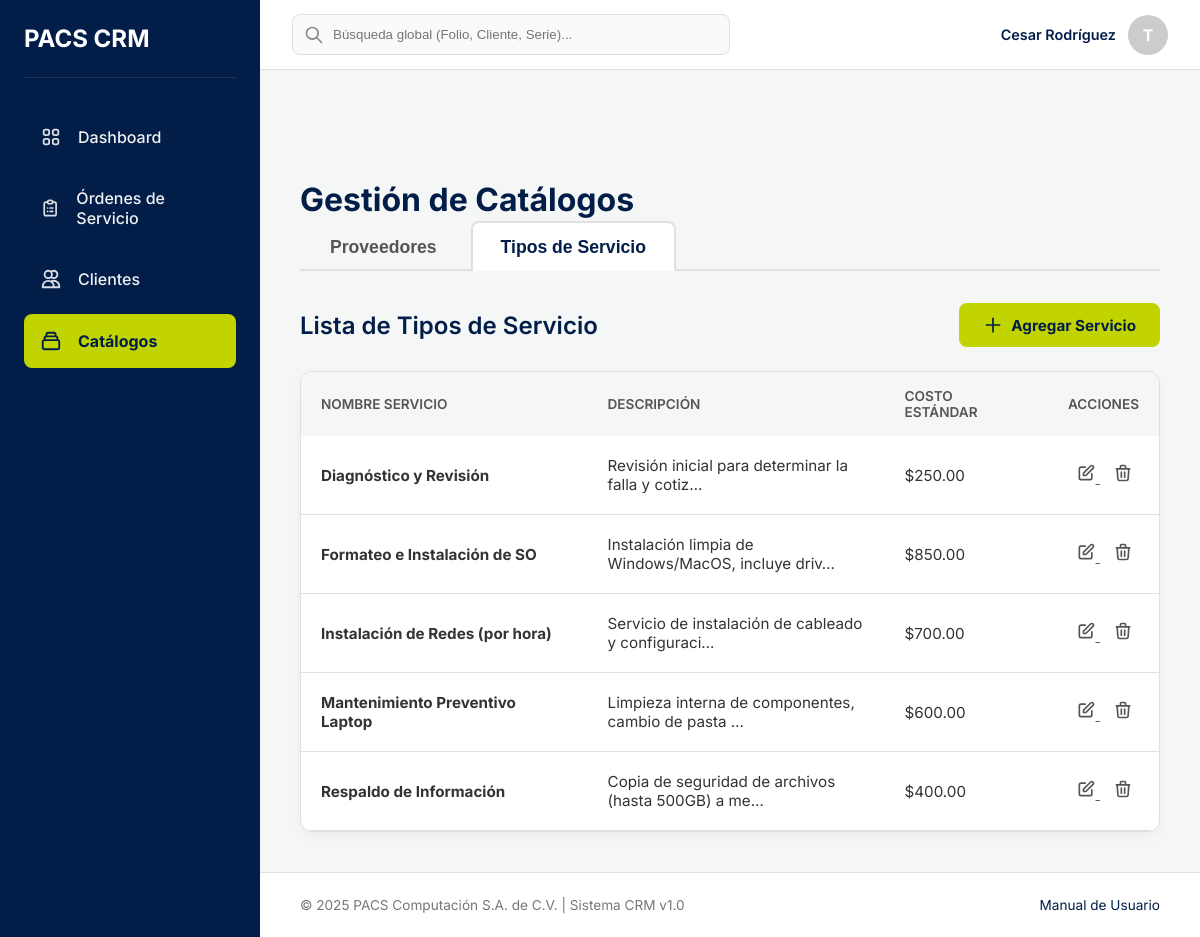
Page /catalogos/?tab=servicios (signed in) on the earlier database version.
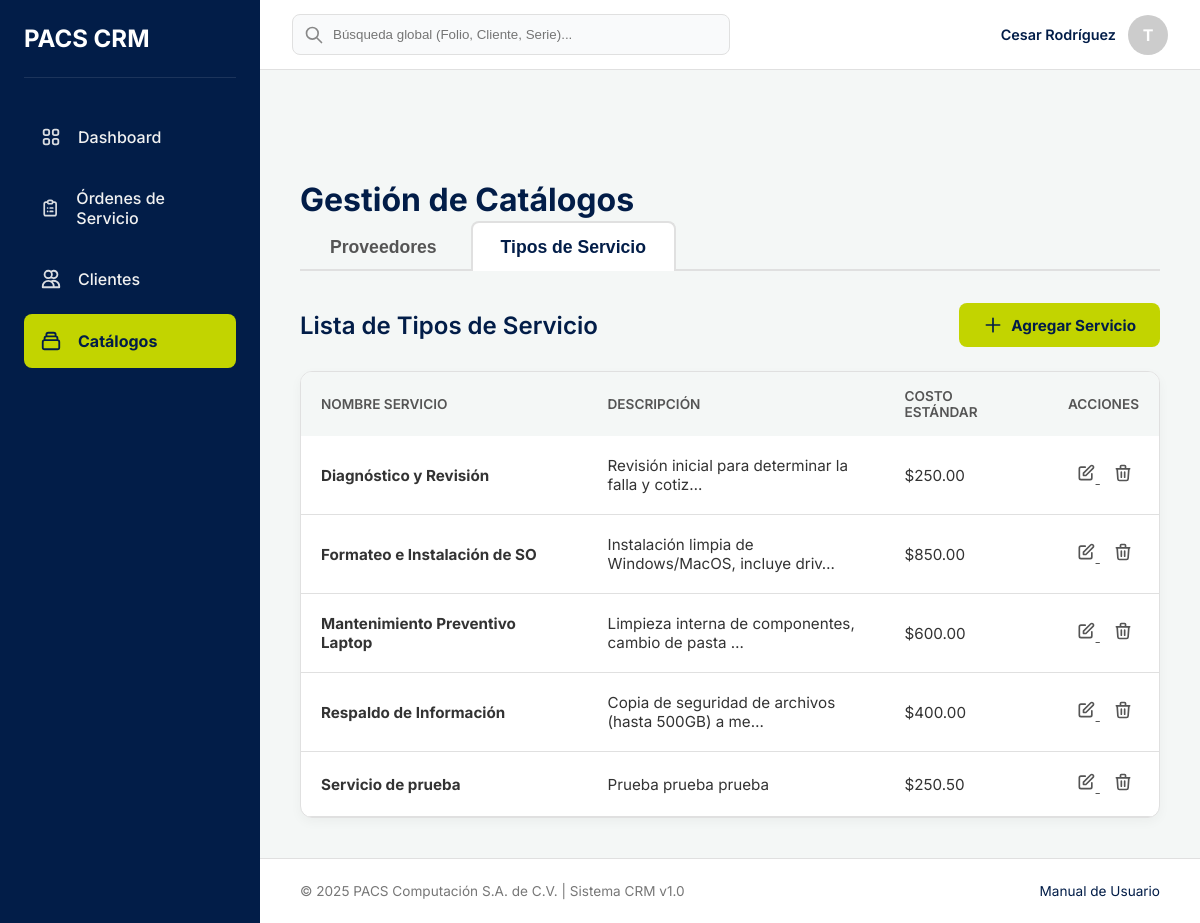
Same page on the later database version.
### catalogo/models.py (models this page shows, shortened)
class TipoServicio(models.Model):
    nombre_servicio = models.CharField(max_length=255, unique=True, verbose_name="Nombre del servicio")
    descripcion = models.TextField(blank=True, null=True)
    costo_estandar = models.DecimalField(max_digits=10, decimal_places=2, verbose_name="Costo estándar")
    class Meta:
        verbose_name = "Tipo de Servicio"
        verbose_name_plural = "Tipos de Servicio"
        ordering = ['nombre_servicio']

### catalogo/views.py (the view)
# urls.py: path('', views.CatalogoListView.as_view(), name='lista_catalogos'),
class CatalogoListView(LoginRequiredMixin, ListView):
    model = Proveedor
    template_name = 'catalogo/lista_catalogos.html'
    context_object_name = 'proveedores'
    def get_context_data(self, **kwargs):
        context = super().get_context_data(**kwargs)
        context['tipos_servicio'] = TipoServicio.objects.all()
        context['active_tab'] = self.request.GET.get('tab', 'proveedores')
        return context

### catalogo/templates/catalogo/lista_catalogos.html (shortened to what this page needs)
{% extends 'base.html' %}
{% block content %}
    <div class="page-header">
        <h1 class="page-title">Gestión de Catálogos</h1>
    </div>
    <nav class="tabs-nav">
        <button class="tab-link {% if active_tab == 'proveedores' %}active{% endif %}" onclick="openTab(event, 'proveedores')">Proveedores</button>
        <button class="tab-link {% if active_tab == 'servicios' %}active{% endif %}" onclick="openTab(event, 'servicios')">Tipos de Servicio</button>
    </nav>
    <div class="tabs-content">
        <div id="servicios" class="tab-pane {% if active_tab == 'servicios' %}active{% endif %}">
            <div class="tab-section-header">
                <h2>Lista de Tipos de Servicio</h2>
                <a href="{% url 'crear_servicio' %}" class="btn btn-action">
                    <svg style="width:20px;height:20px" fill="none" stroke="currentColor" viewBox="0 0 24 24"><path stroke-linecap="round" stroke-linejoin="round" stroke-width="2" d="M12 4v16m8-8H4"></path></svg>
                    Agregar Servicio
                </a>
            </div>
            <div class="table-container">
                <div style="overflow-x:auto;">
                    <table class="data-table">
                        <thead>
                            <tr>
                                <th>Nombre Servicio</th>
                                <th>Descripción</th>
                                <th>Costo Estándar</th>
                                <th>Acciones</th>
                            </tr>
                        </thead>
                        <tbody>
                            {% for s in tipos_servicio %}
                            <tr>
                                <td><strong>{{ s.nombre_servicio }}</strong></td>
                                <td style="max-width: 300px;">{{ s.descripcion|default:"--"|truncatechars:50 }}</td>
                                <td>${{ s.costo_estandar }}</td>
                                <td class="actions-cell">
                                    <a href="{% url 'editar_servicio' s.id %}" class="btn-icon" title="Editar">
                                        <svg style="width:20px;height:20px" fill="none" stroke="currentColor" viewBox="0 0 24 24"><path stroke-linecap="round" stroke-linejoin="round" stroke-width="2" d="M11 5H6a2 2 0 00-2 2v11a2 2 0 002 2h11a2 2 0 002-2v-5m-1.414-9.414a2 2 0 112.828 2.828L11.828 15H9v-2.828l8.586-8.586z"></path></svg>
                                    </a>
                                    <a href="{% url 'eliminar_servicio' s.id %}" class="btn-icon delete" title="Eliminar">
                                        <svg style="width:20px;height:20px" fill="none" stroke="currentColor" viewBox="0 0 24 24"><path stroke-linecap="round" stroke-linejoin="round" stroke-width="2" d="M19 7l-.867 12.142A2 2 0 0116.138 21H7.862a2 2 0 01-1.995-1.858L5 7m5 4v6m4-6v6m1-10V4a1 1 0 00-1-1h-4a1 1 0 00-1 1v3M4 7h16"></path></svg>
                                    </a>
                                </td>
                            </tr>
                            {% empty %}
                            <tr>
                                <td colspan="4" style="text-align:center; padding:2rem; color:#777;">No hay servicios registrados.</td>
                            </tr>
                            {% endfor %}
                        </tbody>
                    </table>
                </div>
            </div>
        </div>
    </div>
{% endblock %}

Differences in the rows shown:
removed TipoServicio: nombre_servicio "Instalación de Redes (por hora)", descripcion "Servicio de instalación de cableado y configuraci…", costo_estandar "700.00"
added TipoServicio: nombre_servicio "Servicio de prueba", descripcion "Prueba prueba prueba", costo_estandar "250.50"
